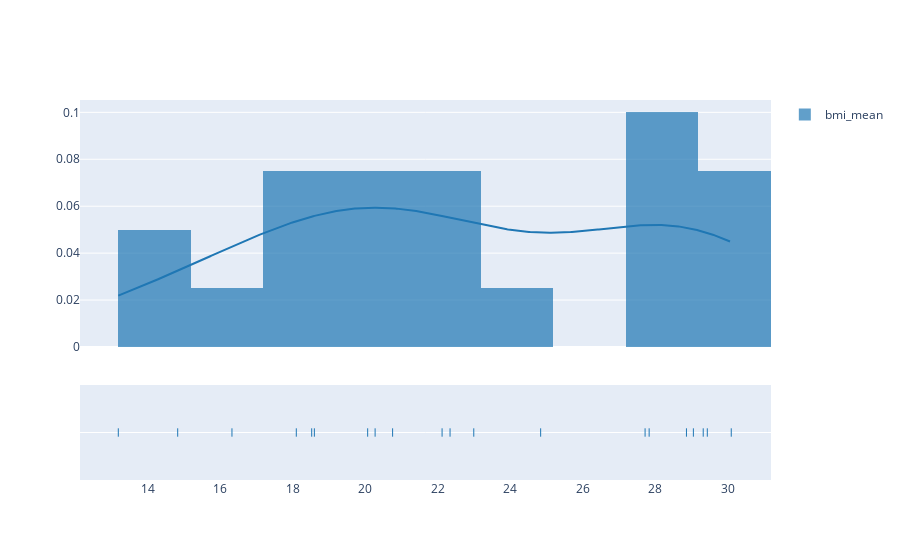

Here is the notebook cell this chart was saved with:
### Code cell
from smart_broker_api import visualization_api
import plotly.graph_objects as go

# TODO: broken
# fig = visualization_api.histogram(operation, series_1_id, 20)
# fig.show()

fig = visualization_api.kernel_density_estimation(operation, series_1_id, 2)
fig.show()

### Figure 1 — Plotly figure (JSON) as saved in the notebook; plotly's stock layout.template omitted (floating-point values rounded to 4 significant figures; data arrays with more than 128 entries replaced by an {"elided": "..."} marker saying what was removed)
{"data": [{"autobinx": false, "histnorm": "probability density", "legendgroup": "bmi_mean", "marker": {"color": "rgb(31, 119, 180)"}, "name": "bmi_mean", "opacity": 0.7, "type": "histogram", "x": [30.1, 29.44, 16.33, 20.07, 24.84, 27.83, 13.19, 18.53, 22.12, 27.72, 18.6, 29.05, 29.32, 14.83, 20.76, 23.0, 22.34, 28.86, 18.1, 20.27], "xaxis": "x", "xbins": {"end": 30.1, "size": 2, "start": 13.19}, "yaxis": "y"}, {"legendgroup": "bmi_mean", "marker": {"color": "rgb(31, 119, 180)"}, "mode": "lines", "name": "bmi_mean", "showlegend": false, "type": "scatter", "x": {"elided": "500 float values"}, "xaxis": "x", "y": {"elided": "500 float values"}, "yaxis": "y"}, {"legendgroup": "bmi_mean", "marker": {"color": "rgb(31, 119, 180)", "symbol": "line-ns-open"}, "mode": "markers", "name": "bmi_mean", "showlegend": false, "type": "scatter", "x": [30.1, 29.44, 16.33, 20.07, 24.84, 27.83, 13.19, 18.53, 22.12, 27.72, 18.6, 29.05, 29.32, 14.83, 20.76, 23.0, 22.34, 28.86, 18.1, 20.27], "xaxis": "x", "y": ["bmi_mean", "bmi_mean", "bmi_mean", "bmi_mean", "bmi_mean", "bmi_mean", "bmi_mean", "bmi_mean", "bmi_mean", "bmi_mean", "bmi_mean", "bmi_mean", "bmi_mean", "bmi_mean", "bmi_mean", "bmi_mean", "bmi_mean", "bmi_mean", "bmi_mean", "bmi_mean"], "yaxis": "y2"}], "layout": {"barmode": "overlay", "hovermode": "closest", "legend": {"traceorder": "reversed"}, "xaxis": {"anchor": "y2", "domain": [0, 1], "zeroline": false}, "yaxis": {"anchor": "free", "domain": [0.35, 1], "position": 0}, "yaxis2": {"anchor": "x", "domain": [0, 0.25], "dtick": 1, "showticklabels": false}}}
